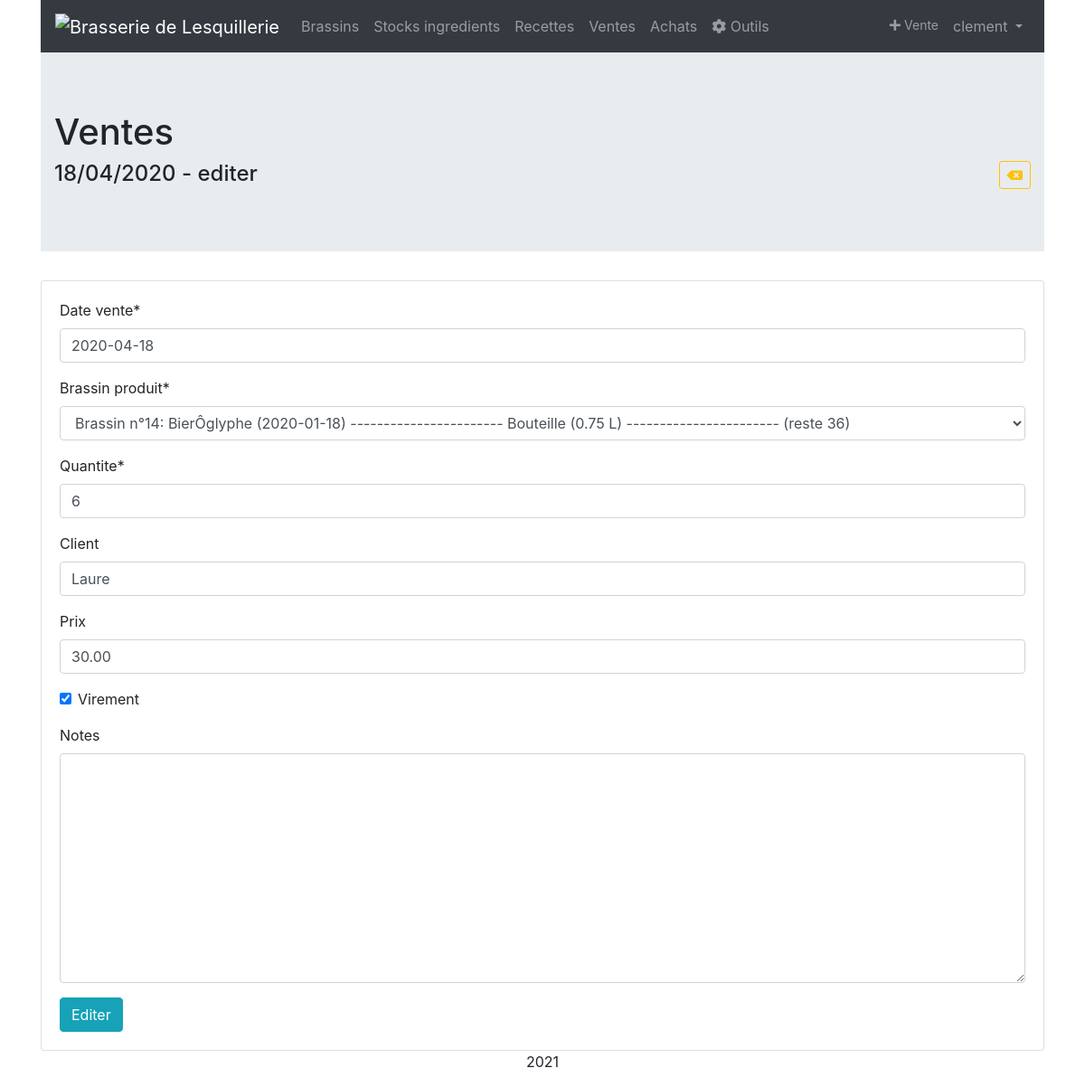
The page /brasserie/ventes/122/editer/ (signed in) on the database its author committed.
### brassin/models.py (models this page shows)
class Vente(models.Model):
	date_vente = models.DateField(default=datetime.now,null=True)
	brassin_produit = models.ForeignKey(BrassinProduit, on_delete=models.CASCADE)
	quantite = models.PositiveIntegerField()
	client = models.CharField(null=True, blank= True,max_length=30)
	vendeur = models.CharField(null=True, blank= True,max_length=30)
	prix = models.DecimalField(max_digits=6,decimal_places=2)
	virement = models.BooleanField(default=False)
	notes = models.TextField(blank=True,null=True)
	class Meta:
		verbose_name = "Vente"
		ordering = ['date_vente']

class BrassinProduit(models.Model):
	brassin = models.ForeignKey(Brassin, on_delete=models.CASCADE)
	produit = models.ForeignKey(Produit, on_delete=models.PROTECT)
	quantite = models.PositiveIntegerField()
	class Meta:
	    verbose_name = "Produits disponibles"
	    ordering = ['-brassin__date_brassin']
	def __str__(self):
	    return "Brassin n°" + str(self.brassin) + " ----------------------- " + str(self.produit) + " ----------------------- (reste " + str(self.restant) + ")"
	@property
	def vendu(self):
		vendu = Vente.objects.filter(brassin_produit=self.id).aggregate(Sum('quantite')).get('quantite__sum',0.00)
		if vendu is None:
		    return 0.00
		else:
		    return vendu
	@property
	def restant(self):
	    restant = Decimal(self.quantite) - Decimal(self.vendu)
	    return restant

### brassin/views.py (the view)
# urls.py: path('ventes/<int:pk>/editer/', views.VenteUpdate.as_view(), name='vente_update'),
class VenteUpdate(PermissionRequiredMixin,LoginRequiredMixin,UpdateView):
	model = Vente
	template_name = 'brassin/vente_update_form.html'
	form_class = VenteForm
	permission_required = 'vente.change_choice'
	success_url = reverse_lazy('ventes_list')

### brassin/forms.py (shortened to what this page needs)
class VenteForm(forms.ModelForm):
    brassin_produit = forms.ModelChoiceField(queryset=BrassinProduit.objects.exclude(brassin__date_mise_bouteille__isnull=True))
    prix = forms.DecimalField(required=False,widget= forms.TextInput(attrs={'placeholder':'€'}))
    class Meta:
        model = Vente
        labels = {'brassin_produit': 'Produit'}
        exclude = ['vendeur']
        widgets = {
			'date_vente': DatePickerInput(format='%d/%m/%Y'),}

### brassin/models.py (called while the page is built)
    def __str__(self):
        return str(self.type_produit) + " (" + str(self.contenance) + " L)"

	def __str__(self):
	    if not self.recette:
	        return str(self.numero) + ": Sans recette (" + str(self.date_brassin) + ")"
	    return str(self.numero) + ": " + str(self.recette.nom) + " (" + str(self.date_brassin) + ")"

### brassin/templates/brassin/vente_update_form.html (shortened to what this page needs)
{% extends 'base.html' %}
{% load static %}
{% block content %}
{% load crispy_forms_tags %}
<div class="jumbotron jumbotron-fluid">
  <div class="container">
    <h1 class="page-header">Ventes</h1>
    <h4>{{ vente.date_vente }} - editer<a class="btn btn-outline-warning btn-sm float-right" href="{% url 'ventes_list' %}"><i class="fas fa-backspace"></i></a></h4>
  </div>
</div>
<div class="card h-100">
  <div class="card-body">
    <form action="" method="post">
      {{ form|crispy }}
      <button type="submit" class="btn btn-info">Editer</button>
    </form>
  </div>
</div>
{% endblock %}

### templates/base.html (shortened to what this page needs)
{% load static %}
<!DOCTYPE html>
<html lang="fr">
  <head>
    <link rel="stylesheet" href="https://use.fontawesome.com/releases/v5.7.0/css/all.css">
    <link rel="stylesheet" href="https://maxcdn.bootstrapcdn.com/bootstrap/4.0.0/css/bootstrap.min.css">
    <link rel="stylesheet" type="text/css" href="https://cdn.datatables.net/1.10.24/css/dataTables.bootstrap4.min.css"/>
  </head>
  <body>
    <div class="container">
      <nav class="navbar navbar-expand-sm bg-dark navbar-dark sticky-top bg-faded">
        <a class="navbar-brand" href="{% url 'home' %}"><img src="" alt="{{ user.profile.brasserie }}" href="{% url 'home' %}"></a>
        <div class="collapse navbar-collapse" id="collapsibleNavbar">
          <ul class="navbar-nav">
            <li class="nav-item">
              <a class="nav-link" href="{% url 'brassin_list' %}">Brassins</a>
            </li>
            <li class="nav-item">
              <a class="nav-link" href="{% url 'ingredients_list' %}">Stocks ingredients</a>
            </li>
            <li class="nav-item">
              <a class="nav-link" href="{% url 'recettes_list' %}">Recettes</a>
            </li>
            <li class="nav-item">
              <a class="nav-link" href="{% url 'ventes_list' %}">Ventes</a>
            </li>
            <li class="nav-item">
              <a class="nav-link" href="{% url 'achats_list' %}">Achats</a>
            </li>
            <li class="nav-item">
              <a class="nav-link" href="{% url 'outils' %}"><i class="fa fa-cog" aria-hidden="true"></i>   Outils</a>
            </li>
          </ul>
          <ul class="navbar-nav ml-auto">
            <li class="nav-item">
              <a class="nav-link btn-outline-info btn-sm" href="{% url 'vente_create' %}"><i class="fas fa-plus"></i>  Vente</a>
            </li>
            <li class="nav-item dropdown">
              <a class="nav-link dropdown-toggle" href="#" id="navbardrop" data-toggle="dropdown">
                {% if user.is_authenticated %}
                  {{ user.get_username }}
                {% endif %}
              </a>
            </li>
          </ul>
        </div>
      </nav>
      {% block content %}
      {% endblock %}
      <footer class="container-fluid bg-4 text-center">
          <p>2021</p>
      </footer>
    </div>
  </body>
</html>

### rows shown on the page
Vente: date_vente "18/04/2020", date_vente "2020-04-18", brassin_produit "Brassin n°14: BierÔglyphe (2020-01-18) ----------------------- Bouteille (0.75 L) ----------------------- (reste 36)", client "Laure", prix "30.00", virement "☑"
BrassinProduit: quantite "6"

### other values the page prints
{{ user.get_username }} "clement"
